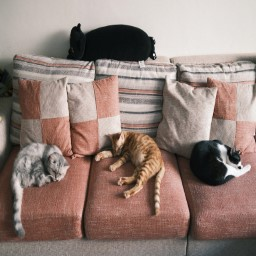
#> input picture four_cats.jpg, 256 x 256 px
$ jupyter execute main.ipynb
#> lines starting #> are read from the running program, lines starting #| are printed output that depends on the picture
# Histogram Equalization and Specification

## 1.Please prepare four images: (a) dark; (b) bright; (c)low contrast; (d) high contrast,like the following images.

### (a) Describe how you generate yourfour images. Show the images together with the corresponding histograms.

I used python with opencv library to create four different images from a base image.

How I adjusted the image brightness is by adding a integer value called beta to each pixels. The value of alpha should be within -100 ~ 100 or the image after adjusted will be too bright or too dark.

How I adjusted the image contrast is by multiplying a float value called alpha to each pixels. If alpha value is within (0 ~ 1.0) then the output image will have lower contrast compared to original image. If alpha value is bigger than 1.0 then the output image will have higher contrast compared to original image.

[cell 1]
import cv2
import numpy as np
import matplotlib.pyplot  as plt

[cell 2]
# read and show the target image in grayscale
base = cv2.imread('four_cats.jpg', 0)
#> base: shape (256, 256); min 1, max 255, mean 133.4

plt.figure(num='base', figsize=(8,4))

plt.subplot(1, 2, 1)
plt.title('base')
plt.imshow(base, cmap='gray', vmin=0, vmax=255)
plt.axis('off')

plt.subplot(1, 2, 2)
plt.hist(base.flatten(), bins=256)
plt.title('base histogram')
plt.xlabel('Bins')
plt.xlim([-10, 265])
plt.ylabel('Amounts of pixels')

# avoid histogram ylabel overlap with the neighbor plot
plt.tight_layout()

plt.show()
#> figure, not shown here; panel 2: tallest bar 607 high, from x = 223.2 to 224.2

[cell 3]
# declare four different images objects copiing from base image
dark = base.copy()
bright = base.copy()
low_con = base.copy()
high_con = base.copy()

# when alpha is within (0, 1.0) it makes output image has lower contrast
# when it is bigger than 1.0 it makes output image has higer contrast
alpha = 1.0

# bigger value of beta will make output image brighter
# smaller value (negative) of beta will make output image darker
beta = 0

# loop every pixel and operate with alpha, beta
for y in range(base.shape[0]):
    for x in range(base.shape[1]):
        # dark image process
        alpha = 1.0
        beta = -25
        dark[y,x] = np.clip(alpha * base[y,x] + beta, 0, 255)

        # bright image process
        alpha = 1.0
        beta = 25
        bright[y,x] = np.clip(alpha * base[y,x] + beta, 0, 255)

        # low contrast image process
        alpha = 0.2
        beta = 0
        low_con[y,x] = np.clip(alpha * base[y,x] + beta, 0, 255)

        # high contract image process
        alpha = 1.11
        beta = 0
        high_con[y,x] = np.clip(alpha * base[y,x] + beta, 0, 255)
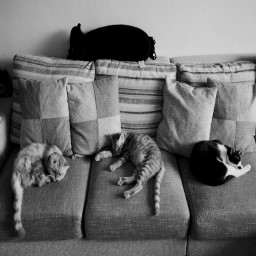
#> dark: shape (256, 256); min 0, max 230, mean 108.9
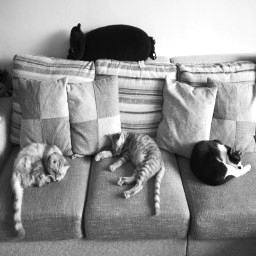
#> high_con: shape (256, 256); min 1, max 255, mean 147.5
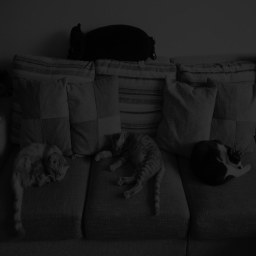
#> low_con: shape (256, 256); min 0, max 51, mean 26.3

[cell 4]
# apply side-by-side image display
plt.figure(num='four_cats', figsize=(16,8))

# dark image subplot
plt.subplot(2, 4, 1)
plt.title('dark')
plt.imshow(dark, cmap='gray', vmin=0, vmax=255)
plt.axis('off')

# bright image subplot
plt.subplot(2, 4, 2)
plt.title('bright')
plt.imshow(bright, cmap='gray', vmin=0, vmax=255)
plt.axis('off')

# low contrast image subplot
plt.subplot(2, 4, 3)
plt.title('low contrast')
plt.imshow(low_con, cmap='gray', vmin=0, vmax=255)
plt.axis('off')

# high contrast image subplot
plt.subplot(2, 4, 4)
plt.title('high contrast')
plt.imshow(high_con, cmap='gray', vmin=0, vmax=255)
plt.axis('off')

# dark image histogram
plt.subplot(2, 4, 5)
plt.hist(dark.flatten(), bins=256)
plt.title('dark histogram')
plt.xlabel('Bins')
plt.xlim([-10, 265])
plt.ylabel('Amounts of pixels')

# bright image histogram
plt.subplot(2, 4, 6)
plt.hist(bright.flatten(), bins=256)
plt.title('bright histogram')
plt.xlabel('Bins')
plt.xlim([-10, 265])
plt.ylabel('Amounts of pixels')

# low contrast image histogram
plt.subplot(2, 4, 7)
plt.hist(low_con.flatten(), bins=256)
plt.title('low contrast histogram')
plt.xlabel('Bins')
plt.xlim([-10, 265])
plt.ylabel('Amounts of pixels')

# high contrast image histogram
plt.subplot(2, 4, 8)
plt.hist(high_con.flatten(), bins=256)
plt.title('high contrast histogram')
plt.xlabel('Bins')
plt.xlim([-10, 265])
plt.ylabel('Amounts of pixels')

# avoid histogram ylabel overlap with the neighbor plot
plt.tight_layout()

plt.show()
#> figure, not shown here; panel 5: tallest bar 3723 high, from x = 0 to 0.898; panel 6: tallest bar 1711 high, from x = 254.1 to 255; panel 7: tallest bar 2764 high, from x = 44.82 to 45.02; panel 8: tallest bar 1711 high, from x = 254 to 255

### (b) Find the transfer curves to enhance these images, show the results and histograms as well. Please take into account of the methods of contrast stretching and equalization and be sure to give the comparison and discussion.

#### (b) - 1 Contrast Stretching
##### Min-Max Stretching

In Min-Max Stretching, the lower and upper values of the input image are made to span the full dynamic range. In other words, Lower value of the input image is mapped to 0 and the upper value is mapped to 255. All other intermediate values are reassigned new intensity values according to the following formulae

[cell 5]
# make a copy for each images
minmax_dark = dark.copy()
minmax_bright = bright.copy()
minmax_low_con = low_con.copy()
minmax_high_con = high_con.copy()

# get the minimum and maximum pixel value for each images
min_dark, max_dark = np.min(dark), np.max(dark)
#> min_dark = 0; max_dark = 230
min_bright, max_bright = np.min(bright), np.max(bright)
#> min_bright = 26; max_bright = 255
min_low_con, max_low_con = np.min(low_con), np.max(low_con)
#> min_low_con = 0; max_low_con = 51
min_high_con, max_high_con = np.min(high_con), np.max(high_con)
#> min_high_con = 1; max_high_con = 255

# Loop over the images and apply Min-Max formulae
for i in range(base.shape[0]):
    for j in range(base.shape[1]):
        minmax_dark[i,j] = 255 * (dark[i,j] - min_dark) / (max_dark - min_dark)
        minmax_bright[i,j] = 255 * (bright[i,j] - min_bright) / (max_bright - min_bright)
        minmax_low_con[i,j] = 255 * (low_con[i,j] - min_low_con) / (max_low_con - min_low_con)
        minmax_high_con[i,j] = 255 * (high_con[i,j] - min_high_con) / (max_high_con - min_high_con)
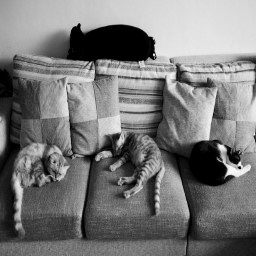
#> minmax_dark: shape (256, 256); min 0, max 255, mean 120.2

[cell 6]
# apply side-by-side image display
plt.figure(num='four_cats_MinMax', figsize=(16,8))

# dark image subplot
plt.subplot(2, 4, 1)
plt.title('dark Min-Max')
plt.imshow(minmax_dark, cmap='gray', vmin=0, vmax=255)
plt.axis('off')

# bright image subplot
plt.subplot(2, 4, 2)
plt.title('bright Min-Max')
plt.imshow(minmax_bright, cmap='gray', vmin=0, vmax=255)
plt.axis('off')

# low contrast image subplot
plt.subplot(2, 4, 3)
plt.title('low contrast Min-Max')
plt.imshow(minmax_low_con, cmap='gray', vmin=0, vmax=255)
plt.axis('off')

# high contrast image subplot
plt.subplot(2, 4, 4)
plt.title('high contrast Min-Max')
plt.imshow(minmax_high_con, cmap='gray', vmin=0, vmax=255)
plt.axis('off')

# dark image histogram
plt.subplot(2, 4, 5)
plt.hist(minmax_dark.flatten(), bins=256)
plt.title('dark Min-Max histogram')
plt.xlabel('Bins')
plt.xlim([-10, 265])
plt.ylabel('Amounts of pixels')

# bright image histogram
plt.subplot(2, 4, 6)
plt.hist(minmax_bright.flatten(), bins=256)
plt.title('bright Min-Max histogram')
plt.xlabel('Bins')
plt.xlim([-10, 265])
plt.ylabel('Amounts of pixels')

# low contrast image histogram
plt.subplot(2, 4, 7)
plt.hist(minmax_low_con.flatten(), bins=256)
plt.title('low contrast Min-Max histogram')
plt.xlabel('Bins')
plt.xlim([-10, 265])
plt.ylabel('Amounts of pixels')

# high contrast image histogram
plt.subplot(2, 4, 8)
plt.hist(minmax_high_con.flatten(), bins=256)
plt.title('high contrast Min-Max histogram')
plt.xlabel('Bins')
plt.xlim([-10, 265])
plt.ylabel('Amounts of pixels')

# avoid histogram ylabel overlap with the neighbor plot
plt.tight_layout()

plt.show()
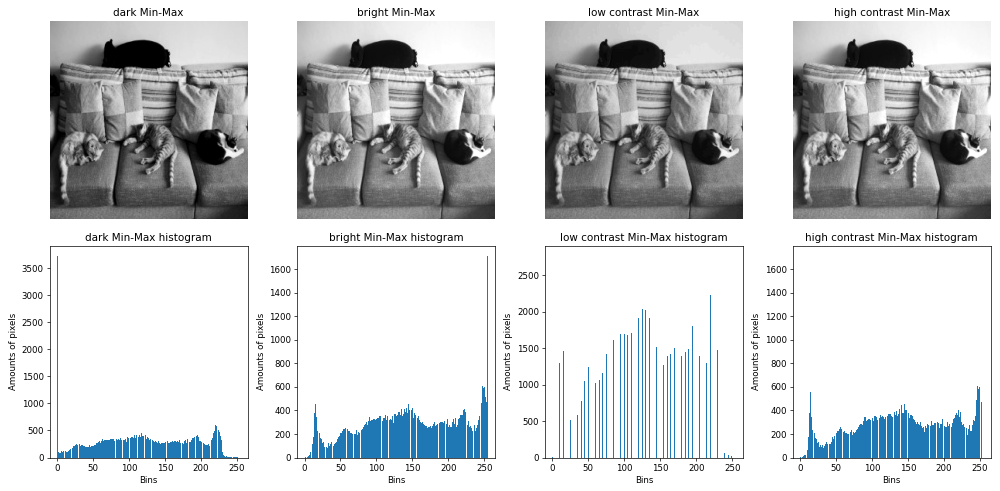
#> figure drawn by matplotlib, 8 panels; panel 5: tallest bar 3723 high, from x = 0 to 0.996; panel 6: tallest bar 1711 high, from x = 254 to 255; panel 7: tallest bar 2764 high, from x = 224.1 to 225.1; panel 8: tallest bar 1711 high, from x = 254 to 255

#### (b) - 2 Histogram Equilization

Histogram Equalization is a method that improves the contrast in an image, in order to stretch out the intensity range.
What Histogram Equalization does is to stretch out this range.

[cell 7]
# declare some function we will use later for histogram normalization

def cumulative_sum(pixel_num):
    # get cumulative sum of each pixel value from input image
    pixel_num = iter(pixel_num)
    next_pixel = [next(pixel_num)]
    for i in pixel_num:
        next_pixel.append(next_pixel[-1] + i)
    return np.array(next_pixel)


def get_pixel_num(image, bins):
    # calculating how many specfy value of pixel the input image has
#> called with image = array of shape (65536,), bins = 256
    num = np.zeros(bins)
    for pixel in image:
        num[pixel] += 1
#> this loop made 65536 passes
#> pixel on passes 1 to 3: 137, 136, 137
#> after the loop, num = 256 values, max 3723 at index 0, min 0 at index 229, mean 256
    return num

def histogram_equilization(target_img):
    # flatten the image to 1-dimention np.array
    target_flat = target_img.flatten()

    target_num = get_pixel_num(target_flat, 256)
#> target_num has the same summary as num in get_pixel_num

    # get the accumulated pixel values sum
    target_CS = cumulative_sum(target_num)
#> in cumulative_sum, `next_pixel = [next(pixel_num)]`: next_pixel = [3723]
#> the loop in cumulative_sum, `for i in pixel_num:` made 255 passes
#> i on passes 1 to 3: 91, 105, 93
#> after the loop in cumulative_sum, `for i in pixel_num:`: next_pixel = 256 values from 3723 to 65536
#> target_CS = 256 values from 3723 to 65536

    # get the numerator & denomenator from the formula
    numerator = (target_CS - target_CS.min()) * 255
#> numerator = 256 values from 0 to 15762315
    N = target_CS.max() - target_CS.min()
#> N = 61813

    # re-normalize the cdf
    target_CS = numerator / N
#> target_CS = 256 values from 0 to 255

    # get the value from cumulative sum for every index in flat, and set that as img_new
    target_new = target_CS[target_flat]

    # reshape the new image back to 2-dimention nparray
    target_new = np.reshape(target_new, target_img.shape)

    return target_new

[cell 8]
# apply histogram equilization for each images
HE_dark = histogram_equilization(dark)
HE_bright = histogram_equilization(bright)
#> the loop in get_pixel_num (call 2), `for pixel in image:` made 65536 passes
#> pixel on passes 1 to 3: 187, 186, 187
#> the loop in cumulative_sum (call 2), `for i in pixel_num:` made 255 passes
#> i on passes 2 to 4: 0, 0, 0
HE_low_con = histogram_equilization(low_con)
HE_high_con = histogram_equilization(high_con)

[cell 9]
# apply side-by-side image display
plt.figure(num='four_cats_HE', figsize=(16,8))

# dark image subplot
plt.subplot(2, 4, 1)
plt.title('dark HE')
plt.imshow(HE_dark, cmap='gray', vmin=0, vmax=255)
plt.axis('off')

# bright image subplot
plt.subplot(2, 4, 2)
plt.title('bright HE')
plt.imshow(HE_bright, cmap='gray', vmin=0, vmax=255)
plt.axis('off')

# low contrast image subplot
plt.subplot(2, 4, 3)
plt.title('low contrast HE')
plt.imshow(HE_low_con, cmap='gray', vmin=0, vmax=255)
plt.axis('off')

# high contrast image subplot
plt.subplot(2, 4, 4)
plt.title('high contrast HE')
plt.imshow(HE_high_con, cmap='gray', vmin=0, vmax=255)
plt.axis('off')

# dark image histogram
plt.subplot(2, 4, 5)
plt.hist(HE_dark.flatten(), bins=256)
plt.title('dark HE histogram')
plt.xlabel('Bins')
plt.xlim([-10, 265])
plt.ylabel('Amounts of pixels')

# bright image histogram
plt.subplot(2, 4, 6)
plt.hist(HE_bright.flatten(), bins=256)
plt.title('bright HE histogram')
plt.xlabel('Bins')
plt.xlim([-10, 265])
plt.ylabel('Amounts of pixels')

# low contrast image histogram
plt.subplot(2, 4, 7)
plt.hist(HE_low_con.flatten(), bins=256)
plt.title('low contrast HE histogram')
plt.xlabel('Bins')
plt.xlim([-10, 265])
plt.ylabel('Amounts of pixels')

# high contrast image histogram
plt.subplot(2, 4, 8)
plt.hist(HE_high_con.flatten(), bins=256)
plt.title('high contrast HE histogram')
plt.xlabel('Bins')
plt.xlim([-10, 265])
plt.ylabel('Amounts of pixels')

# avoid histogram ylabel overlap with the neighbor plot
plt.tight_layout()

plt.show()
#> figure, not shown here; panel 5: tallest bar 3919 high, from x = 0 to 0.996; panel 6: tallest bar 1711 high, from x = 254 to 255; panel 7: tallest bar 2764 high, from x = 248 to 249; panel 8: tallest bar 1711 high, from x = 254 to 255

### Disccusion

For dark and bright images, HE and Min-Max stretching both methods work well. I prefer Min-Max for bright case because there is a small artifact in the bright HE image above part. If the example images can have smoother histogram (no extreme high peak at 0 and 255 pixel value), than HE can works on it even better.

For low and high contrast images, my opinion is HE works a little bit better than Min-Max. We can see  from the histogram that pixel value has smoother and better disperse in the range 0 ~ 255. (for example the original low contrast image most pixel values are within the range 0 ~ 50.) Images output from HE also have slightly better contrast and detail compared to Min-Max stretching.

Disadvantage of HE method could be the ineffcient time cost from cdf calculating however Min-Max is a linear transfer function and only need simple value multiplication and addition.

## 2. Select one moon picture from the internet. Most area of the noon is nearly dark because there is only dim light there. Enhance the selected image by using equalization and specification, compare the results and give a discussion.

[cell 10]
# read and show the target image in grayscale
moon = cv2.imread('waxing-crescent-moon.jpg', 0)
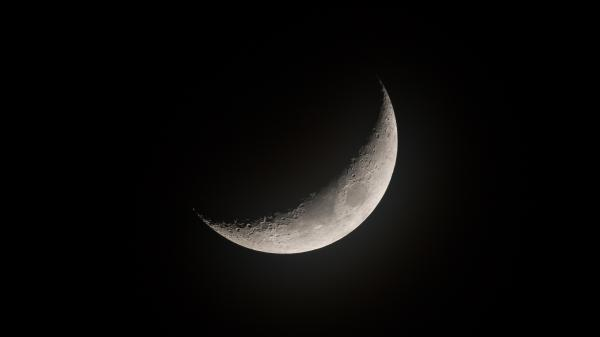
#> input picture waxing-crescent-moon.jpg, 600 x 337 px
#> moon: shape (337, 600); min 0, max 235, mean 9.7

plt.figure(num='moon', figsize=(12,4))

plt.subplot(1, 2, 1)
plt.title('moon')
plt.imshow(moon, cmap='gray', vmin=0, vmax=255)
plt.axis('off')

plt.subplot(1, 2, 2)
plt.hist(moon.flatten(), bins=256)
plt.title('moon histogram')
plt.xlabel('Bins')
plt.ylabel('Amounts of pixels')

# avoid histogram ylabel overlap with the neighbor plot
plt.tight_layout()

plt.show()
#> figure, not shown here; panel 2: tallest bar 95765 high, from x = 0 to 0.918

[cell 11]
# Let's try to enhance this image by addjusting alpha and beta first

# make a copy for each images
moon_bright = moon.copy()
moon_low_con = moon.copy()
moon_high_con = moon.copy()

# Loop over the images
for i in range(moon.shape[0]):
    for j in range(moon.shape[1]):
        # bright image process
        alpha = 1.0
        beta = 500
        moon_bright[y,x] = np.clip(alpha * moon[y,x] + beta, 0, 255)

        # low contrast image process
        alpha = 0.3
        beta = 0
        moon_low_con[y,x] = np.clip(alpha * moon[y,x] + beta, 0, 255)

        # high contract image process
        alpha = 10.0
        beta = 0
        moon_high_con[y,x] = np.clip(alpha * moon[y,x] + beta, 0, 255)
#> moon_bright: shape (337, 600); min 0, max 255, mean 9.7
#> moon_high_con: shape (337, 600); min 0, max 235, mean 9.7
#> moon_low_con: shape (337, 600); min 0, max 235, mean 9.7

[cell 12]
# apply side-by-side image display
plt.figure(num='moons', figsize=(16,8))

# bright image subplot
plt.subplot(2, 3, 1)
plt.title('bright')
plt.imshow(moon_bright, cmap='gray', vmin=0, vmax=255)
plt.axis('off')

# low contrast image subplot
plt.subplot(2, 3, 2)
plt.title('low contrast')
plt.imshow(moon_low_con, cmap='gray', vmin=0, vmax=255)
plt.axis('off')

# high contrast image subplot
plt.subplot(2, 3, 3)
plt.title('high contrast')
plt.imshow(moon_high_con, cmap='gray', vmin=0, vmax=255)
plt.axis('off')

# bright image histogram
plt.subplot(2, 3, 4)
plt.hist(moon_bright.flatten(), bins=256)
plt.title('bright histogram')
plt.xlabel('Bins')
plt.xlim([-10, 265])
plt.ylabel('Amounts of pixels')

# low contrast image histogram
plt.subplot(2, 3, 5)
plt.hist(moon_low_con.flatten(), bins=256)
plt.title('low contrast histogram')
plt.xlabel('Bins')
plt.xlim([-10, 265])
plt.ylabel('Amounts of pixels')

# high contrast image histogram
plt.subplot(2, 3, 6)
plt.hist(moon_high_con.flatten(), bins=256)
plt.title('high contrast histogram')
plt.xlabel('Bins')
plt.xlim([-10, 265])
plt.ylabel('Amounts of pixels')

# avoid histogram ylabel overlap with the neighbor plot
plt.tight_layout()

plt.show()
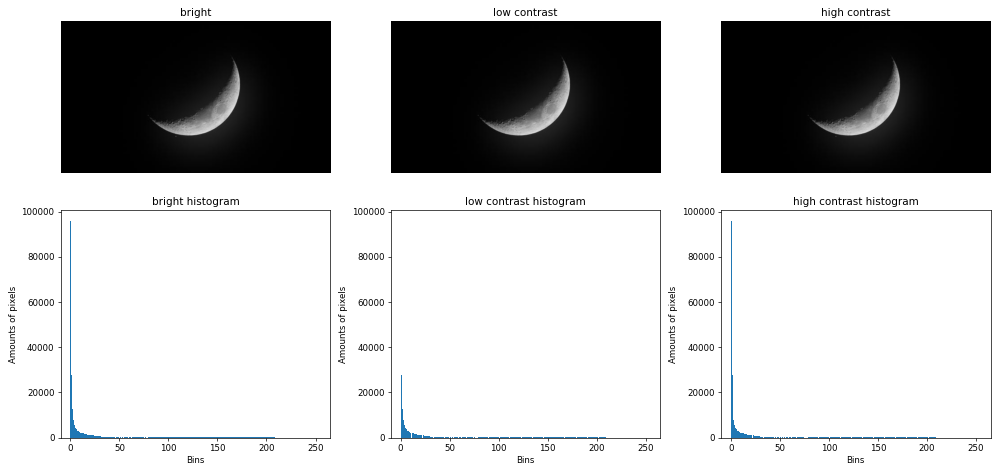
#> figure drawn by matplotlib, 6 panels; panel 4: tallest bar 95765 high, from x = 0 to 0.996; panel 5: tallest bar 95765 high, from x = 0 to 0.918; panel 6: tallest bar 95765 high, from x = 0 to 0.918

[cell 13]
# then apply Min-Max stretching
minmax_moon = moon.copy()

# get the minimum and maximum pixel value
min_moon, max_moon = np.min(moon), np.max(moon)
#> min_moon = 0; max_moon = 235

# Loop over the images and apply Min-Max formulae
for i in range(moon.shape[0]):
    for j in range(moon.shape[1]):
        minmax_moon[i,j] = 255 * (minmax_moon[i,j] - min_moon) / (max_moon - min_moon)
#> minmax_moon: shape (337, 600); min 0, max 255, mean 10.4

[cell 14]
plt.figure(num='moon Min-Max', figsize=(12,4))

plt.subplot(1, 2, 1)
plt.title('moon Min-Max')
plt.imshow(minmax_moon, cmap='gray', vmin=0, vmax=255)
plt.axis('off')

plt.subplot(1, 2, 2)
plt.hist(minmax_moon.flatten(), bins=256)
plt.title('moon Min-Max histogram')
plt.xlabel('Bins')
plt.ylabel('Amounts of pixels')

# avoid histogram ylabel overlap with the neighbor plot
plt.tight_layout()

plt.show()
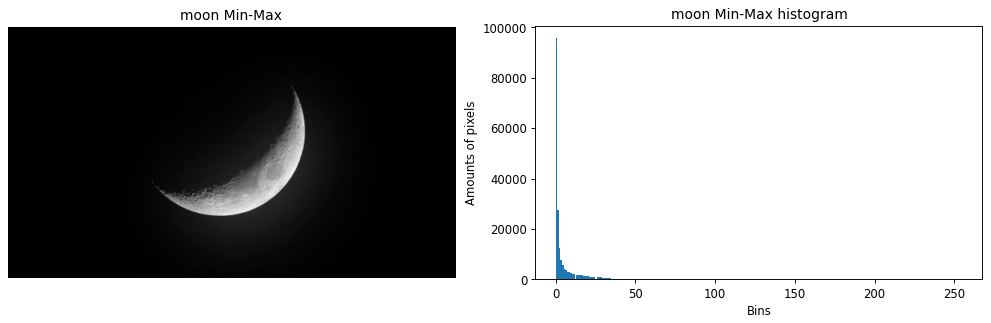
#> figure drawn by matplotlib, 2 panels; panel 2: tallest bar 95765 high, from x = 0 to 0.996

[cell 15]
# and try histogram equalization
HE_moon = histogram_equilization(moon)
#> in histogram_equilization (call 5), `target_num = get_pixel_num(target_flat, 256)`: target_num = 256 values, max 95765 at index 0, min 0 at index 234, mean 789.8
#> in histogram_equilization (call 5), `target_CS = cumulative_sum(target_num)`: target_CS = 256 values from 95765 to 202200
#> in histogram_equilization (call 5), `numerator = (target_CS - target_CS.min()) * 255`: numerator = 256 values from 0 to 27140925
#> in histogram_equilization (call 5), `N = target_CS.max() - target_CS.min()`: N = 106435
#> in histogram_equilization (call 5), `target_CS = numerator / N`: target_CS = 256 values from 0 to 255
#> in histogram_equilization (call 5), `target_new = np.reshape(target_new, target_img.shape)`:
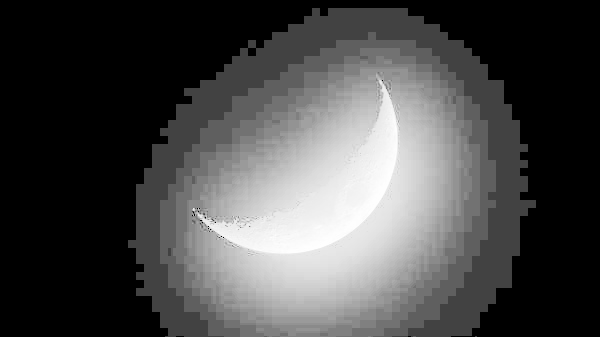
#> target_new: shape (337, 600) float64; min 0, max 255, mean 73.7

[cell 16]
plt.figure(num='moon HE', figsize=(12,4))

plt.subplot(1, 2, 1)
plt.title('moon HE')
plt.imshow(HE_moon, cmap='gray', vmin=0, vmax=255)
plt.axis('off')

plt.subplot(1, 2, 2)
plt.hist(HE_moon.flatten(), bins=256)
plt.title('moon HE histogram')
plt.xlabel('Bins')
plt.ylabel('Amounts of pixels')

# avoid histogram ylabel overlap with the neighbor plot
plt.tight_layout()

plt.show()
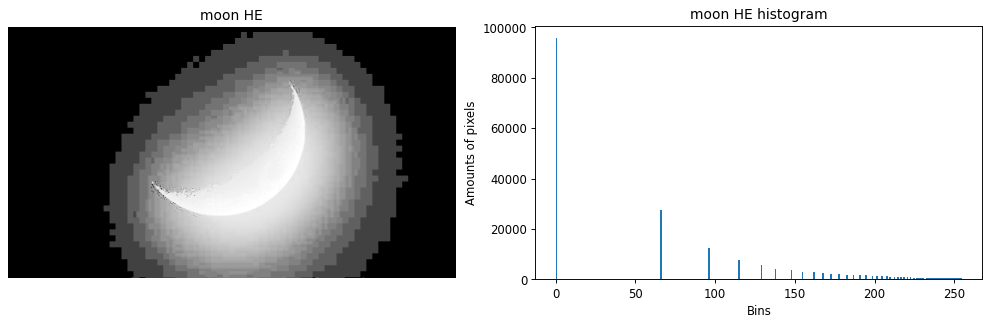
#> figure drawn by matplotlib, 2 panels; panel 2: tallest bar 95765 high, from x = 0 to 0.996
